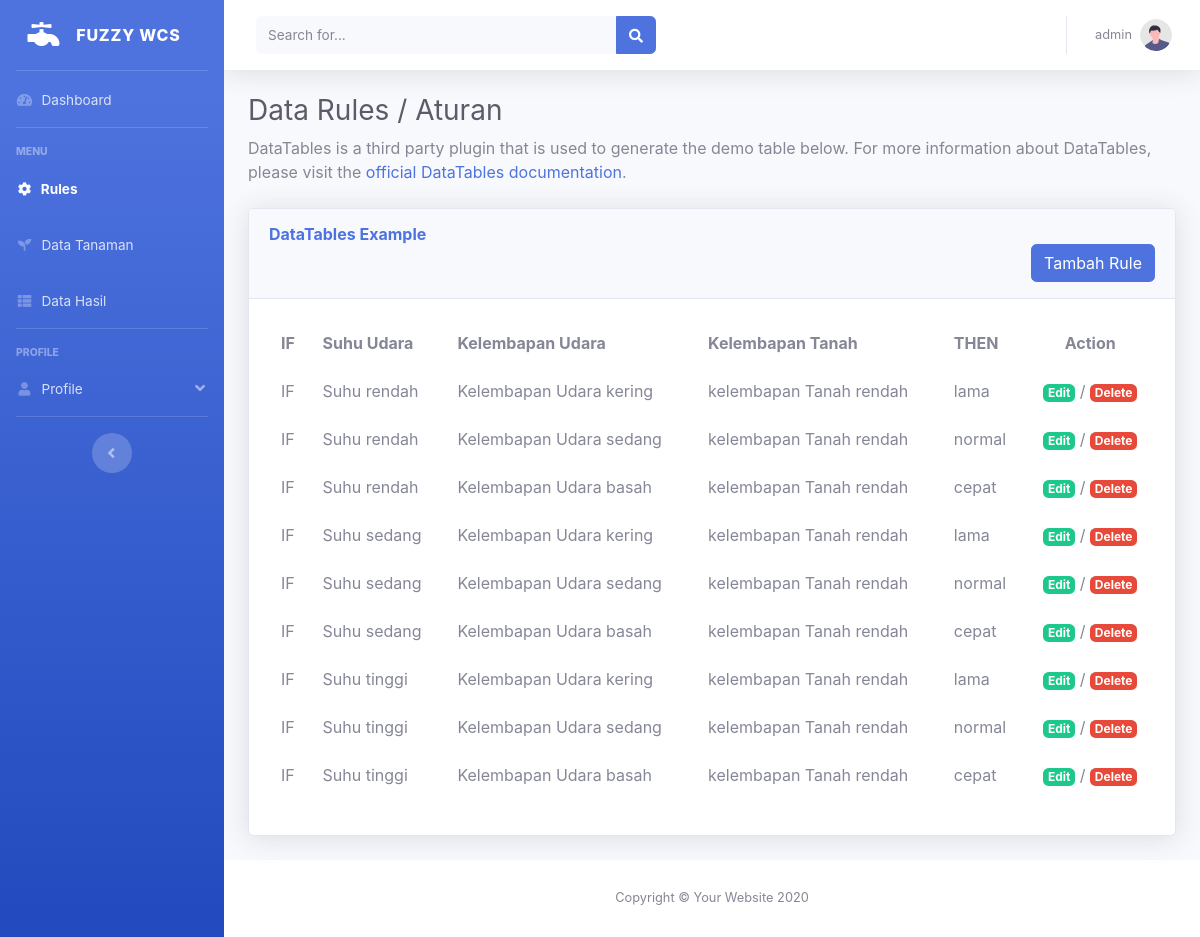
The page /data_rule.php (signed in) on the database its author committed.
### tables this page shows
CREATE TABLE `rule` (
  `id` int(11) NOT NULL,
  `suhu` varchar(50) NOT NULL,
  `kelembapan_tanah` varchar(50) NOT NULL,
  `kelembapan` varchar(50) NOT NULL,
  `hasil` varchar(50) NOT NULL
);

### data_rule.php (the view, shortened to what this page needs)
<?php
include "layouts/header.php";
?>
<body id="page-top">
    <div id="wrapper">
        <?php include "layouts/sidebar.php" ?>
        <div id="content-wrapper" class="d-flex flex-column">
            <div id="content">
                <?php include "layouts/topbar.php" ?>
                <div class="container-fluid">
                    <h1 class="h3 mb-2 text-gray-800">Data Rules / Aturan</h1>
                    <p class="mb-4">DataTables is a third party plugin that is used to generate the demo table below.
                        For more information about DataTables, please visit the <a target="_blank" href="https://datatables.net">official DataTables documentation</a>.</p>
                    <div class="card shadow mb-4">
                        <div class="card-header py-3">
                            <h6 class="m-0 font-weight-bold text-primary">DataTables Example</h6>
                            <div class="col_full float-right">
                                <a class="btn btn-primary" href="tambah_rule.php">Tambah Rule</a>
                            </div>
                        </div>
                        <div class="card-body">
                            <div class="table-responsive">
                                <table class="table table-borderless" id="dataTable" width="100%" cellspacing="0">
                                    <thead>
                                        <tr>
                                            <th>IF</th>
                                            <th>Suhu Udara</th>
                                            <th>Kelembapan Udara</th>
                                            <th>Kelembapan Tanah</th>
                                            <th>THEN</th>
                                            <th class="text-center">Action</th>
                                        </tr>
                                    </thead>
                                    <tbody>
                                        <?php
                                        require_once "koneksi.php";
                                        $sql_rule = mysqli_query($con, "SELECT * FROM `rule`") or die("Gagal " . mysqli_error($con));
                                        while ($row = mysqli_fetch_array($sql_rule)) {
                                        ?>
                                            <tr>
                                                <td>IF</td>
                                                <td>Suhu <?php echo $row['suhu']; ?></td>
                                                <td>Kelembapan Udara <?php echo $row['kelembapan']; ?></td>
                                                <td>kelembapan Tanah <?php echo $row['kelembapan_tanah']; ?></td>
                                                <td><?php echo $row['hasil']; ?></td>
                                                <td class="text-center"><a class="badge badge-success" href="tambah_rule.php?edit=<?= $row['id'] ?>">Edit</a> /
                                                    <a class="badge badge-danger" href="action.php?action=delete-rule&id=<?= $row['id'] ?>">Delete</a>
                                                </td>
                                            </tr>
                                        <?php } ?>
                                    </tbody>
                                </table>
                            </div>
                        </div>
                    </div>
                </div>
            </div>
            <?php include "layouts/footer.php" ?>
        </div>
    </div>
</body>
</html>

### rows shown on the page
rule: suhu "rendah", kelembapan "kering", kelembapan_tanah "rendah", hasil "lama"
rule: suhu "rendah", kelembapan "sedang", kelembapan_tanah "rendah", hasil "normal"
rule: suhu "rendah", kelembapan "basah", kelembapan_tanah "rendah", hasil "cepat"
rule: suhu "sedang", kelembapan "kering", kelembapan_tanah "rendah", hasil "lama"
rule: suhu "sedang", kelembapan "sedang", kelembapan_tanah "rendah", hasil "normal"
rule: suhu "sedang", kelembapan "basah", kelembapan_tanah "rendah", hasil "cepat"
rule: suhu "tinggi", kelembapan "kering", kelembapan_tanah "rendah", hasil "lama"
rule: suhu "tinggi", kelembapan "sedang", kelembapan_tanah "rendah", hasil "normal"
rule: suhu "tinggi", kelembapan "basah", kelembapan_tanah "rendah", hasil "cepat"

### other values the page prints
$_SESSION['username'] "admin"
